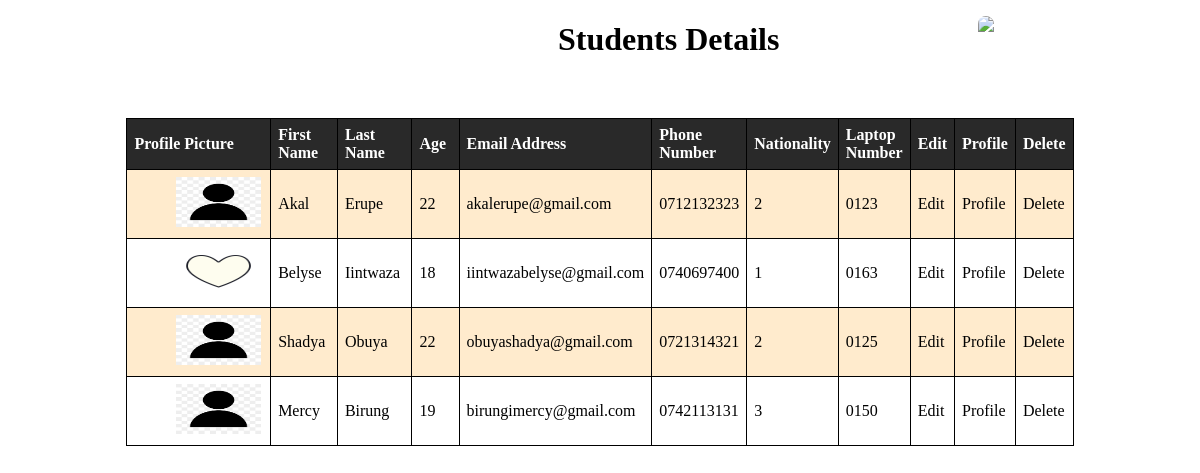
Before: /student/list/ with the older database file.
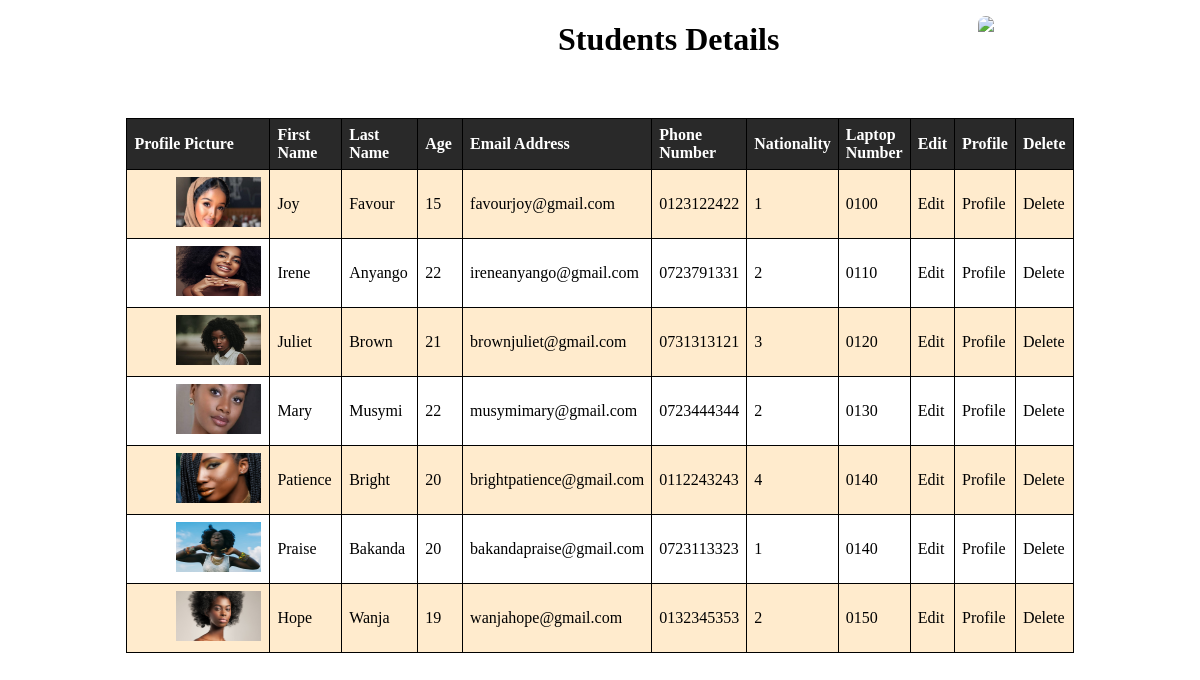
After: the same page with the newer database file.
### student/models.py (models this page shows)
class Student(models.Model):
    profile_pic=models.ImageField(upload_to = 'images/')
    first_name=models.CharField(max_length=12, null=True)
    last_name=models.CharField(max_length=12, null=True)
    gender_choice=(
        ('1','Female'),
        ('2','Male'),
        ('3','Prefer not to say')
    )
    gender=models.CharField(max_length=8,choices=gender_choice, null=True)
    age=models.PositiveSmallIntegerField(null=True)
    date_of_birth=models.DateField(null=True)
    phone_number=models.CharField(max_length=10)
    nationality_choice=(
        ('1','Rwandan'),
        ('2','Kenyan'),
        ('3','Ugandan'),
        ('4','SouthSudanes'),
        ('5','Sudanes')
    )
    nationality=models.CharField(max_length=15,choices=nationality_choice, null=True)
    national_Id=models.CharField(max_length=20)
    email_address=models.EmailField(null=True)
    admission_date=models.DateField(null=True, blank=True)
    medical_form=models.FileField(upload_to="documents/",null=True)
    laptop_serial_number=models.CharField(max_length=30, null=True, blank= True)
    academic_year=models.CharField(max_length=12)
    course_name=models.CharField(max_length=25, null=True, blank=True)

### student/views.py (the view)
# urls.py: path("list/", student_list, name = "student_list"),
def student_list(request):
    students = Student.objects.all()
    return render(request, "student_list.htm", {"students":students})

### student/templates/student_list.htm (shortened to what this page needs)
<!DOCTYPE html>
<html lang="en">
<head>
</head>
<body>
    <img class="pic" src="http://aspirationtech.org/files/WeapSocAkiraChixlogo.jpg">
    <h1>Students Details</h1>
    <table class="table">
        <tr>
            <th>Profile Picture</th>
            <th>First Name</th>
            <th>Last Name</th>
            <th>Age</th>
            <th>Email Address</th>
            <th>Phone Number</th>
            <th>Nationality</th>
            <th>Laptop Number</th>
            <th>Edit</th>
            <th>Profile</th>
            <th>Delete</th>
        </tr>
        {% for student in students%}
        <tr>
            <td>
                {% if student.profile_pic %}
                <img src="{{ student.profile_pic.url }}" width="85px" height="50">
                {% endif %}
            </td>
            <td>
                {{student.first_name}}
            </td>
            <td>
                {{student.last_name}}
            </td>
            <td>
                {{student.age}}
            </td>
            <td>
                {{student.email_address}}
            </td>
            <td>
                {{student.phone_number}}
            </td>
            <td>
                {{student.nationality}}
            </td>
            <td>
                {{student.laptop_serial_number}}
            </td>
            <td>
                <a href="{%url 'edit_student' id=student.id%}">Edit</a>
            </td>
            <td>
                <a href="{%url 'student_profile' id=student.id%}">Profile</a>
            </td>
            <td>
                <a href="{%url 'delete_student' id=student.id%}">Delete</a>
            </td>
        </tr>
        {% endfor %}
    </table>
</body>
</html>

### student/templates/student_list.htm (style rules this page uses)
body { background-image: url("https://assets.vogue.com/photos/603cf262e57a108439076bb1/master/w_1600%2Cc_limit/08b-nairobi-kenya-silicon-savannah-women-coders.jpg"); background-size: cover; }
table { width: 80%; margin-top: 5%; margin-bottom: 8%; margin-left: 10%; }
th, caption { text-align: left; background: rgb(41, 41, 41); color: white; }
table, th, td { border: 1px solid #000; border-collapse: collapse; }
th, td { padding: 7px; width: 20%; }
tr:nth-child(even) { background-color: blanchedalmond; }
tr:nth-child(odd) { background-color: rgb(255, 255, 255); }
.pic { height: 70px; border-radius: 36px; position: absolute; top: 2%; left: 78%; }
h1 { margin-left: 550px; color: rgb(0, 0, 0); }
a { text-decoration: none; color: rgb(0, 0, 0); }
img { height: 50px; margin-left: 42px; }

Changed rows visible on the page:
removed Student: profile_pic (picture), first_name "Akal", last_name "Erupe", age "22", email_address "akalerupe@gmail.com", phone_number "0712132323", nationality "2", laptop_serial_number "0123"
removed Student: profile_pic (picture), first_name "Belyse", last_name "Iintwaza", age "18", email_address "iintwazabelyse@gmail.com", phone_number "0740697400", nationality "1", laptop_serial_number "0163"
removed Student: profile_pic (picture), first_name "Shadya", last_name "Obuya", age "22", email_address "obuyashadya@gmail.com", phone_number "0721314321", nationality "2", laptop_serial_number "0125"
removed Student: profile_pic (picture), first_name "Mercy", last_name "Birung", age "19", email_address "birungimercy@gmail.com", phone_number "0742113131", nationality "3", laptop_serial_number "0150"
added Student: profile_pic (picture), first_name "Joy", last_name "Favour", age "15", email_address "favourjoy@gmail.com", phone_number "0123122422", nationality "1", laptop_serial_number "0100"
added Student: profile_pic (picture), first_name "Irene", last_name "Anyango", age "22", email_address "ireneanyango@gmail.com", phone_number "0723791331", nationality "2", laptop_serial_number "0110"
added Student: profile_pic (picture), first_name "Juliet", last_name "Brown", age "21", email_address "brownjuliet@gmail.com", phone_number "0731313121", nationality "3", laptop_serial_number "0120"
added Student: profile_pic (picture), first_name "Mary", last_name "Musymi", age "22", email_address "musymimary@gmail.com", phone_number "0723444344", nationality "2", laptop_serial_number "0130"
added Student: profile_pic (picture), first_name "Patience", last_name "Bright", age "20", email_address "brightpatience@gmail.com", phone_number "0112243243", nationality "4", laptop_serial_number "0140"
added Student: profile_pic (picture), first_name "Praise", last_name "Bakanda", age "20", email_address "bakandapraise@gmail.com", phone_number "0723113323", nationality "1", laptop_serial_number "0140"
added Student: profile_pic (picture), first_name "Hope", last_name "Wanja", age "19", email_address "wanjahope@gmail.com", phone_number "0132345353", nationality "2", laptop_serial_number "0150"
